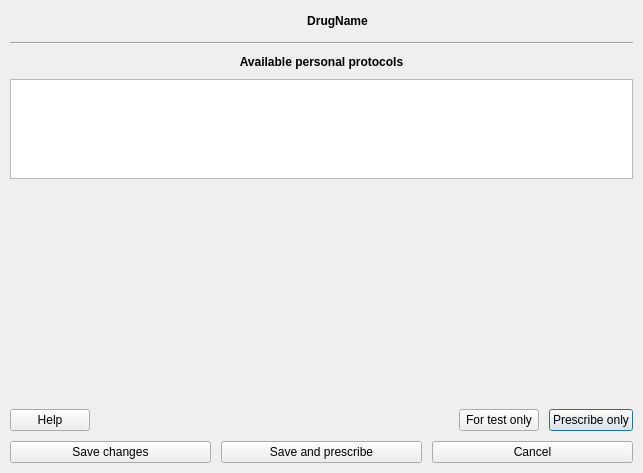
<?xml version="1.0" encoding="UTF-8"?>
<ui version="4.0">
 <class>DrugsWidget::Internal::DosageCreatorDialog</class>
 <widget class="QDialog" name="DrugsWidget::Internal::DosageCreatorDialog">
  <property name="geometry">
   <rect>
    <x>0</x>
    <y>0</y>
    <width>643</width>
    <height>473</height>
   </rect>
  </property>
  <property name="windowTitle">
   <string>Dialog</string>
  </property>
  <layout class="QGridLayout" name="gridLayout">
   <property name="margin">
    <number>10</number>
   </property>
   <property name="spacing">
    <number>10</number>
   </property>
   <item row="0" column="0">
    <layout class="QHBoxLayout" name="horizontalLayout">
     <item>
      <widget class="QLabel" name="interactionIconLabel">
       <property name="minimumSize">
        <size>
         <width>22</width>
         <height>22</height>
        </size>
       </property>
       <property name="maximumSize">
        <size>
         <width>22</width>
         <height>22</height>
        </size>
       </property>
       <property name="text">
        <string/>
       </property>
      </widget>
     </item>
     <item>
      <widget class="QLabel" name="drugNameLabel">
       <property name="sizePolicy">
        <sizepolicy hsizetype="Expanding" vsizetype="Fixed">
         <horstretch>0</horstretch>
         <verstretch>0</verstretch>
        </sizepolicy>
       </property>
       <property name="maximumSize">
        <size>
         <width>16777215</width>
         <height>16777215</height>
        </size>
       </property>
       <property name="font">
        <font>
         <weight>75</weight>
         <bold>true</bold>
        </font>
       </property>
       <property name="text">
        <string>DrugName</string>
       </property>
       <property name="alignment">
        <set>Qt::AlignCenter</set>
       </property>
       <property name="wordWrap">
        <bool>true</bool>
       </property>
      </widget>
     </item>
    </layout>
   </item>
   <item row="1" column="0">
    <widget class="Line" name="line">
     <property name="orientation">
      <enum>Qt::Horizontal</enum>
     </property>
    </widget>
   </item>
   <item row="2" column="0">
    <widget class="QLabel" name="label">
     <property name="font">
      <font>
       <weight>75</weight>
       <bold>true</bold>
      </font>
     </property>
     <property name="text">
      <string>Available personal protocols</string>
     </property>
     <property name="alignment">
      <set>Qt::AlignCenter</set>
     </property>
    </widget>
   </item>
   <item row="3" column="0">
    <widget class="Views::ListView" name="availableDosagesListView">
     <property name="maximumSize">
      <size>
       <width>16777215</width>
       <height>100</height>
      </size>
     </property>
    </widget>
   </item>
   <item row="4" column="0">
    <widget class="DosageViewer" name="dosageViewer" native="true">
     <property name="sizePolicy">
      <sizepolicy hsizetype="Expanding" vsizetype="Expanding">
       <horstretch>0</horstretch>
       <verstretch>0</verstretch>
      </sizepolicy>
     </property>
    </widget>
   </item>
   <item row="5" column="0">
    <layout class="QHBoxLayout" name="horizontalLayout_7">
     <item>
      <widget class="QPushButton" name="helpButton">
       <property name="text">
        <string>Help</string>
       </property>
       <property name="autoDefault">
        <bool>false</bool>
       </property>
      </widget>
     </item>
     <item>
      <spacer name="horizontalSpacer">
       <property name="orientation">
        <enum>Qt::Horizontal</enum>
       </property>
       <property name="sizeHint" stdset="0">
        <size>
         <width>40</width>
         <height>20</height>
        </size>
       </property>
      </spacer>
     </item>
     <item>
      <widget class="QPushButton" name="testOnlyButton">
       <property name="toolTip">
        <string>The drug will be added in your prescription only for interactions testing.</string>
       </property>
       <property name="text">
        <string>For test only</string>
       </property>
       <property name="autoDefault">
        <bool>false</bool>
       </property>
      </widget>
     </item>
     <item>
      <widget class="QPushButton" name="prescribeButton">
       <property name="toolTip">
        <string>The current protocol will be used for your actual prescription,
 but will not be saved in your personnal database.</string>
       </property>
       <property name="text">
        <string>Prescribe only</string>
       </property>
       <property name="autoDefault">
        <bool>false</bool>
       </property>
       <property name="default">
        <bool>true</bool>
       </property>
      </widget>
     </item>
    </layout>
   </item>
   <item row="6" column="0">
    <layout class="QHBoxLayout" name="horizontalLayout_2">
     <item>
      <widget class="QPushButton" name="saveButton">
       <property name="toolTip">
        <string>The current protocol will be saved in your personal database, but not included in this prescription.</string>
       </property>
       <property name="text">
        <string>Save changes</string>
       </property>
       <property name="autoDefault">
        <bool>false</bool>
       </property>
      </widget>
     </item>
     <item>
      <widget class="QPushButton" name="saveAndPrescribeButton">
       <property name="toolTip">
        <string>The current protocol will be used for your actual prescription,
and saved in your personal database.</string>
       </property>
       <property name="text">
        <string>Save and prescribe</string>
       </property>
       <property name="autoDefault">
        <bool>false</bool>
       </property>
      </widget>
     </item>
     <item>
      <widget class="QPushButton" name="cancelButton">
       <property name="toolTip">
        <string>Cancel this window, all changes will be lost.</string>
       </property>
       <property name="text">
        <string>Cancel</string>
       </property>
       <property name="autoDefault">
        <bool>false</bool>
       </property>
      </widget>
     </item>
    </layout>
   </item>
  </layout>
 </widget>
 <customwidgets>
  <customwidget>
   <class>DosageViewer</class>
   <extends>QWidget</extends>
   <header location="global">dosagedialog/mfDosageViewer.h</header>
   <container>1</container>
  </customwidget>
  <customwidget>
   <class>Views::ListView</class>
   <extends>QListView</extends>
   <header location="global">listviewplugin/listview.h</header>
  </customwidget>
 </customwidgets>
 <tabstops>
  <tabstop>prescribeButton</tabstop>
  <tabstop>helpButton</tabstop>
 </tabstops>
 <resources/>
 <connections>
  <connection>
   <sender>cancelButton</sender>
   <signal>clicked()</signal>
   <receiver>DrugsWidget::Internal::DosageCreatorDialog</receiver>
   <slot>reject()</slot>
   <hints>
    <hint type="sourcelabel">
     <x>168</x>
     <y>439</y>
    </hint>
    <hint type="destinationlabel">
     <x>76</x>
     <y>431</y>
    </hint>
   </hints>
  </connection>
 </connections>
</ui>
